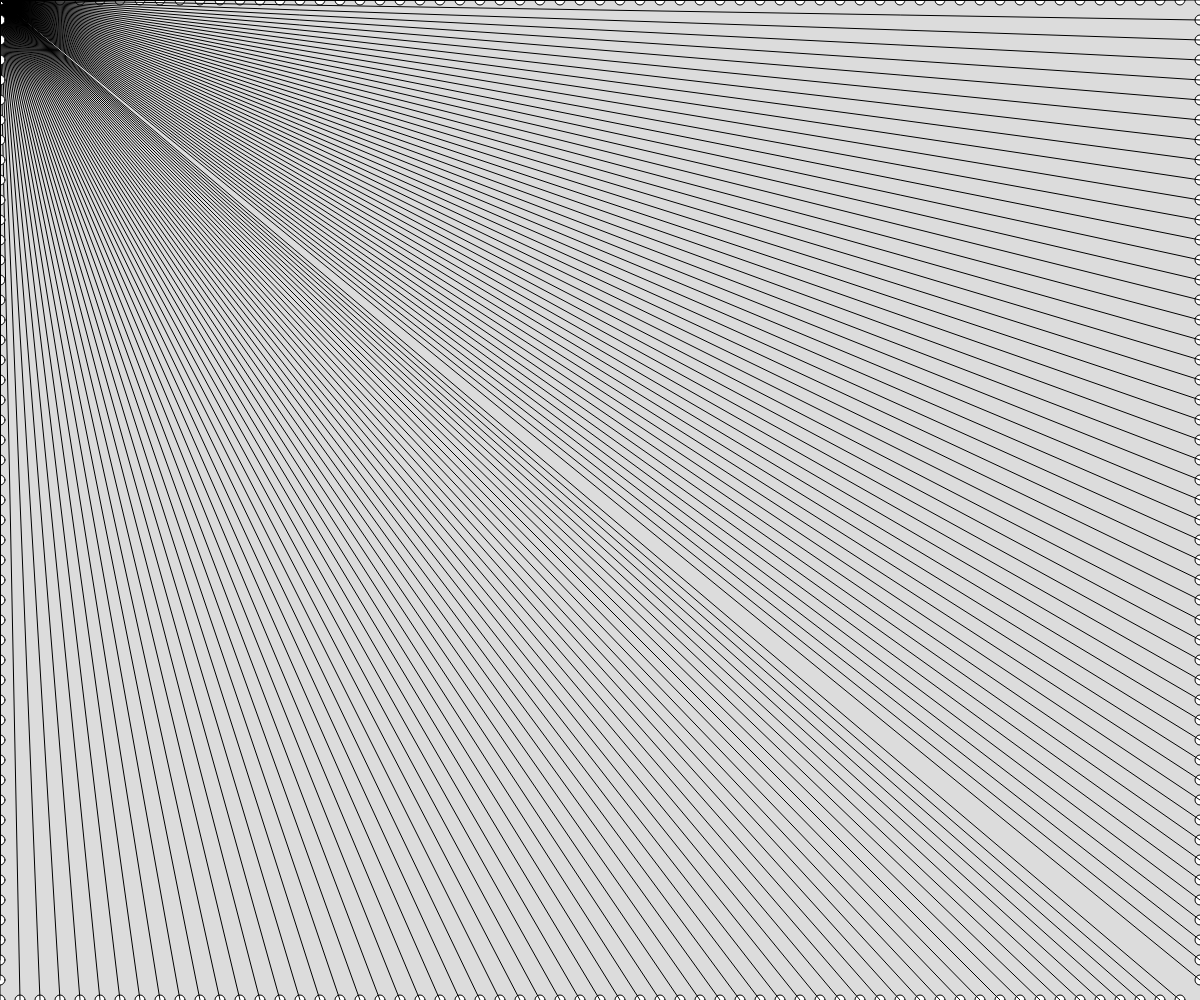
Frame 1 (no input)
Frame 60 (no input): identical to frame 1, image omitted
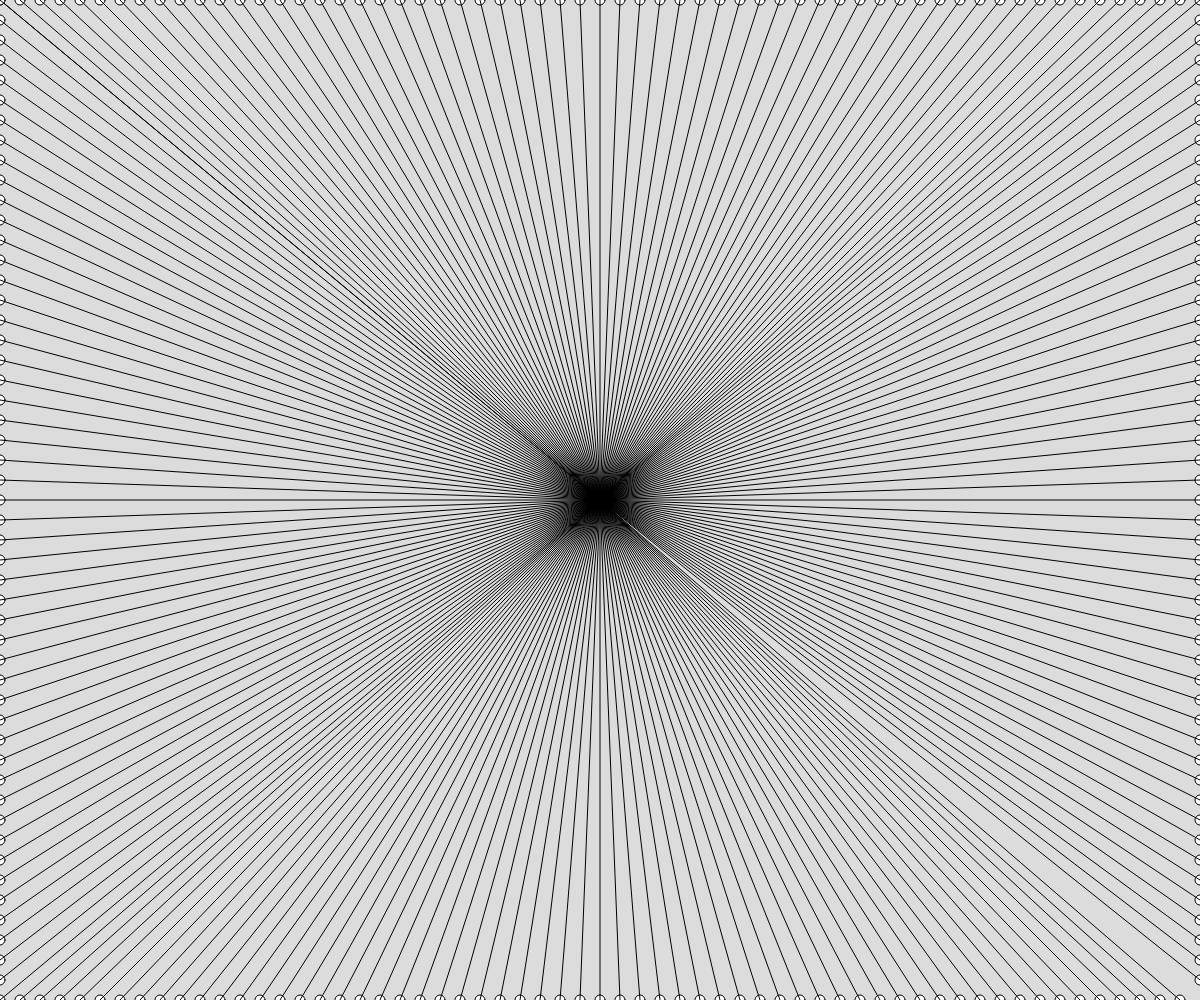
Frame 120 (the mouse pressed at the canvas centre since frame 60)

The p5.js sketch that drew these frames (run headless with seeded random() and noise() and a simulated clock; from frame 60 on, the mouse is pressed at the canvas centre):

// p5.js sketch
// ── sketch.js
// Drawing with Nested Loops
// Lavan
// October 9 2024

// Global Variables
let gridSpacing = 15;

function setup() {
  createCanvas(windowWidth, windowHeight);
  //loopReview();
}

function loopReview() {
  // quick nested loop practice (x,y)
  for (let x = 0; x < 4; x++) { // x: 0, 1, 2, 3
    for (let y = 0; y < 4; y++) { // y: 0, 1, 2, 3
      print(x, y);
    }
  }
}
function draw() {
  background(220);
  // renderGrid();
  topLineCirlce();
 
}


function circleDistance(x1, y1, x2, y2) {
  let a = abs(x1 - x2);
  let b = abs(y1 - y2);
  let c = sqrt(pow(a, 2) + pow(b, 2));
  return round(c);
}

function renderGrid() {
  // use nested loops to create a grid of shapes
  for (let x = 0; x < width; x = x + gridSpacing) {
    for (let y = 0; y < height; y = y + gridSpacing) {
      let d = circleDistance(x, y, mouseX, mouseY);
      if (d > 150) {
        fill(0);
      }
      else {
        fill(200, 50, 120);
      }
      circle(x, y, gridSpacing);

      fill(200);
      textSize(gridSpacing / 2);
      text(d, x, y)
    }
  }
}

function topLineCirlce() {
  for (let x = 0; x < width; x += 20) {
    circle(x, 0, 10);
    line(x, 0, mouseX, mouseY);
  }
  for (let x = 0; x < width; x += 20) {
    circle(x, height, 10);
    line(x, height, mouseX, mouseY);
  }
  for (let y = 0; y < height; y += 20) {
    circle(0, y, 10);
    line(0, y, mouseX, mouseY);
  }
  for (let y = 0; y < height; y += 20) {
    circle(width, y, 10);
    line(width, y, mouseX, mouseY);
  }
}
